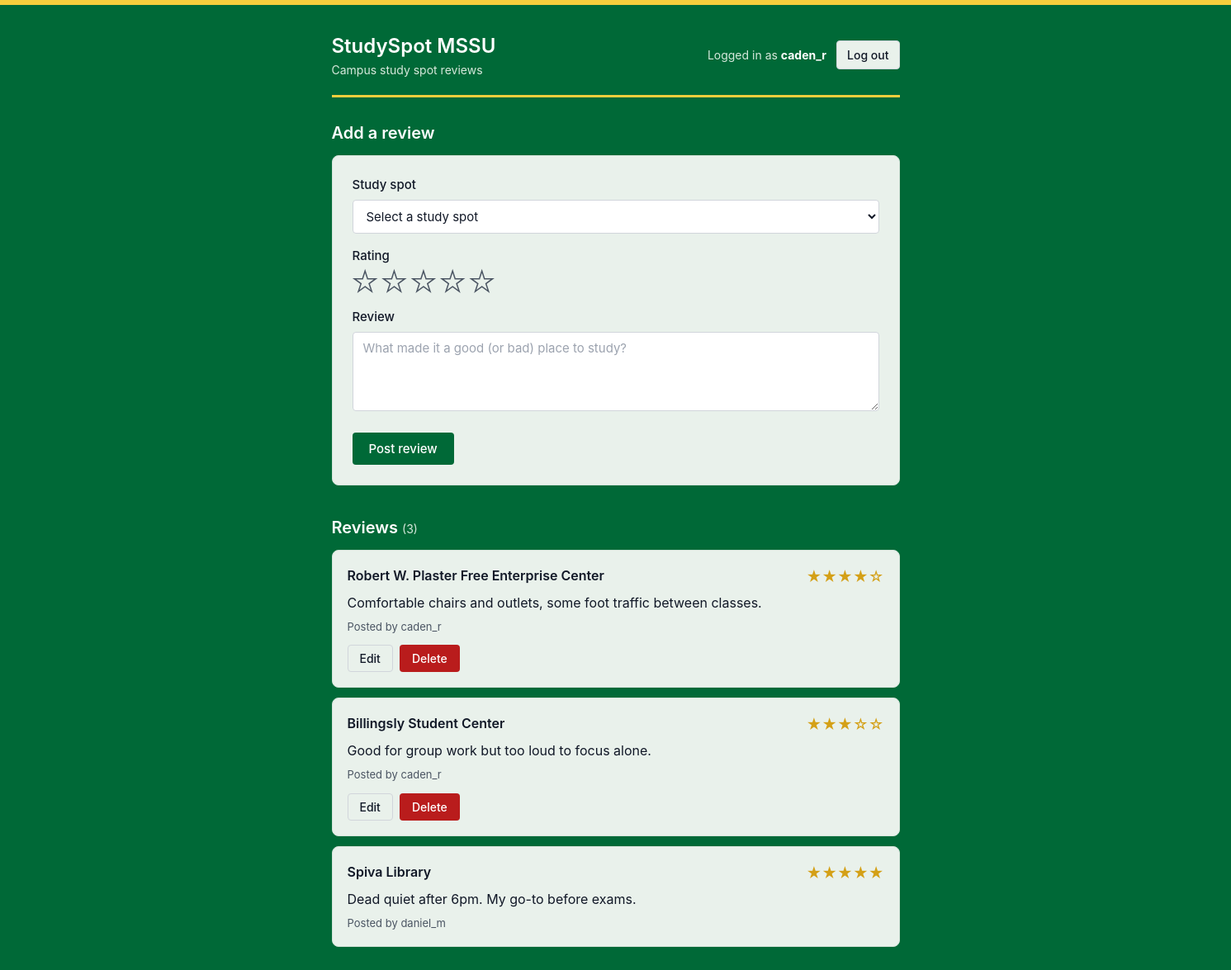
The app's page /dashboard.php (signed in) with its own data.
### tables this page shows
CREATE TABLE reviews (
    review_id INT AUTO_INCREMENT PRIMARY KEY,
    user_id INT NOT NULL,
    spot_id INT NOT NULL,
    rating TINYINT NOT NULL CHECK (rating BETWEEN 1 AND 5),
    review_text TEXT NOT NULL,
    created_at TIMESTAMP DEFAULT CURRENT_TIMESTAMP,
    FOREIGN KEY (user_id) REFERENCES users(user_id) ON DELETE CASCADE,
    FOREIGN KEY (spot_id) REFERENCES study_spots(spot_id)
);

CREATE TABLE study_spots (
    spot_id INT AUTO_INCREMENT PRIMARY KEY,
    name VARCHAR(100) NOT NULL UNIQUE
);

CREATE TABLE users (
    user_id INT AUTO_INCREMENT PRIMARY KEY,
    username VARCHAR(50) NOT NULL UNIQUE,
    password_hash VARCHAR(255) NOT NULL,
    created_at TIMESTAMP DEFAULT CURRENT_TIMESTAMP
);

### dashboard.php (the view, shortened to what this page needs)
<?php
require "includes/db_connect.php";
$user_id = $_SESSION['user_id'];
$sql = "SELECT r.review_id, r.user_id, r.rating, r.review_text, u.username, s.name AS spot_name
        FROM reviews r
        JOIN users u ON r.user_id = u.user_id
        JOIN study_spots s ON r.spot_id = s.spot_id
        ORDER BY r.created_at DESC, r.review_id DESC";
$result = mysqli_query($conn, $sql);
$reviews = [];
while ($row = mysqli_fetch_assoc($result)) {
    $reviews[] = $row;
}
?>
<!DOCTYPE html>
<html lang="en">
<head>
    <link rel="stylesheet" href="css/style.css">
</head>
<body>
    <div class="page">
        <header class="dash-header">
            <div>
                <h1>StudySpot MSSU</h1>
                <p>Campus study spot reviews</p>
            </div>
            <div class="user-info">
                <span>Logged in as <strong><?php echo htmlspecialchars($_SESSION['username']); ?></strong></span>
                <a href="logout.php" class="logout-btn">Log out</a>
            </div>
        </header>
        <section>
            <h2 class="section-title">Add a review</h2>
            <div class="form-box">
                <form id="review-form" action="add_review.php" method="post">
                    <label for="spot_id">Study spot</label>
                    <select id="spot_id" name="spot_id">
                        <option value="">Select a study spot</option>
                    </select>
                    <span class="field-label">Rating</span>
                    <div class="star-rating">
                        <?php for ($i = 5; $i >= 1; $i--) { ?>
                            <label for="star<?php echo $i; ?>" title="<?php echo $i; ?> stars">&#9733;</label>
                        <?php } ?>
                    </div>
                    <label for="review_text">Review</label>
                    <textarea id="review_text" name="review_text" rows="4" placeholder="What made it a good (or bad) place to study?"></textarea>
                    <button type="submit" class="post-btn">Post review</button>
                </form>
            </div>
        </section>
        <section>
            <h2 class="section-title">Reviews <span class="count">(<?php echo count($reviews); ?>)</span></h2>
            <?php foreach ($reviews as $review) { ?>
                <div class="review-card">
                    <div class="review-top">
                        <h3><?php echo htmlspecialchars($review['spot_name']); ?></h3>
                        <span class="stars"><?php echo str_repeat("&#9733;", $review['rating']) . str_repeat("&#9734;", 5 - $review['rating']); ?></span>
                    </div>
                    <p><?php echo nl2br(htmlspecialchars($review['review_text'])); ?></p>
                    <p class="review-author">Posted by <?php echo htmlspecialchars($review['username']); ?></p>
                    <?php if ($review['user_id'] == $user_id) { ?>
                        <div class="review-buttons">
                            <a href="edit_review.php?id=<?php echo $review['review_id']; ?>" class="edit-btn">Edit</a>
                            <form action="delete_review.php" method="post" class="delete-form">
                                <button type="submit" class="delete-btn">Delete</button>
                            </form>
                        </div>
                    <?php } ?>
                </div>
            <?php } ?>
        </section>
    </div>
</body>
</html>

### css/style.css (style rules this page uses)
:root { --bg: #eef2ef; --card: #e9f1eb; --border: #d3e2d8; --text: #111827; --muted: #4b5563; --brand-green: #006937; --brand-green-dark: #004d28; --brand-gold: #f6ce3d; --button: var(--brand-green); --button-hover: var(--brand-green-dark); --error: #b91c1c; --star: #d4a017; }
* { box-sizing: border-box; margin: 0; padding: 0; }
body { font-family: -apple-system, "Segoe UI", Arial, sans-serif; background-color: var(--brand-green); border-top: 6px solid var(--brand-gold); color: var(--text); line-height: 1.5; }
.form-box { background-color: var(--card); border: 1px solid var(--border); border-radius: 8px; padding: 24px; }
label { display: block; margin-top: 16px; margin-bottom: 6px; font-size: 15px; font-weight: 500; }
input, select, textarea { width: 100%; padding: 9px 12px; border: 1px solid #d1d5db; border-radius: 4px; font-size: 15px; font-family: inherit; color: var(--text); background-color: white; }
input::placeholder, textarea::placeholder { color: #9ca3af; }
button { width: 100%; margin-top: 20px; padding: 10px; background-color: var(--button); color: white; border: none; border-radius: 4px; font-size: 15px; font-weight: 500; font-family: inherit; cursor: pointer; }
.page { max-width: 720px; margin: 0 auto; padding: 32px 16px; }
.dash-header { display: flex; justify-content: space-between; align-items: center; padding-bottom: 20px; border-bottom: 3px solid var(--brand-gold); margin-bottom: 28px; }
.dash-header h1 { font-size: 24px; font-weight: 600; color: white; }
.dash-header p { font-size: 14px; color: #d7e9dd; }
.user-info { display: flex; align-items: center; gap: 12px; font-size: 14px; color: #d7e9dd; }
.user-info strong { color: white; }
.logout-btn { color: var(--text); background-color: var(--card); border: 1px solid #d1d5db; padding: 6px 12px; border-radius: 4px; text-decoration: none; font-size: 14px; font-weight: 500; }
.section-title { font-size: 20px; font-weight: 600; color: white; margin-bottom: 12px; }
.count { font-size: 14px; font-weight: 400; color: #d7e9dd; }
section { margin-bottom: 36px; }
.field-label { display: block; margin-top: 16px; margin-bottom: 6px; font-size: 15px; font-weight: 500; }
.star-rating { display: flex; flex-direction: row-reverse; justify-content: flex-end; gap: 4px; }
.star-rating label { margin: 0; font-size: 30px; line-height: 1; color: transparent; -webkit-text-stroke: 1.5px var(--muted); cursor: pointer; }
#review-form > :first-child { margin-top: 0; }
.post-btn { width: auto; padding: 10px 20px; }
.review-card { background-color: var(--card); border: 1px solid var(--border); border-radius: 8px; padding: 18px; margin-bottom: 12px; }
.review-top { display: flex; justify-content: space-between; align-items: flex-start; gap: 12px; margin-bottom: 6px; }
.review-top h3 { font-size: 16px; font-weight: 600; }
.stars { color: var(--star); font-size: 18px; white-space: nowrap; }
.review-author { font-size: 13px; color: var(--muted); margin-top: 8px; }
.review-buttons { display: flex; gap: 8px; margin-top: 12px; }
.edit-btn, .delete-btn { width: auto; margin-top: 0; padding: 5px 14px; font-size: 14px; font-weight: 500; border-radius: 4px; text-decoration: none; display: inline-block; line-height: 1.5; border: 1px solid transparent; }
.edit-btn { color: var(--text); border-color: #d1d5db; }
.delete-btn { background-color: var(--error); }

### records on screen
reviews: spot.name "Robert W. Plaster Free Enterprise Center", rating "★★★★", rating "☆", review_text "Comfortable chairs and outlets, some foot traffic between classes.", user.username "caden_r"
reviews: spot.name "Billingsly Student Center", rating "★★★", rating "☆☆", review_text "Good for group work but too loud to focus alone.", user.username "caden_r"
reviews: spot.name "Spiva Library", rating "★★★★★", review_text "Dead quiet after 6pm. My go-to before exams.", user.username "daniel_m"

### other values on screen
$_SESSION['username'] "caden_r"
count($reviews) "3"
